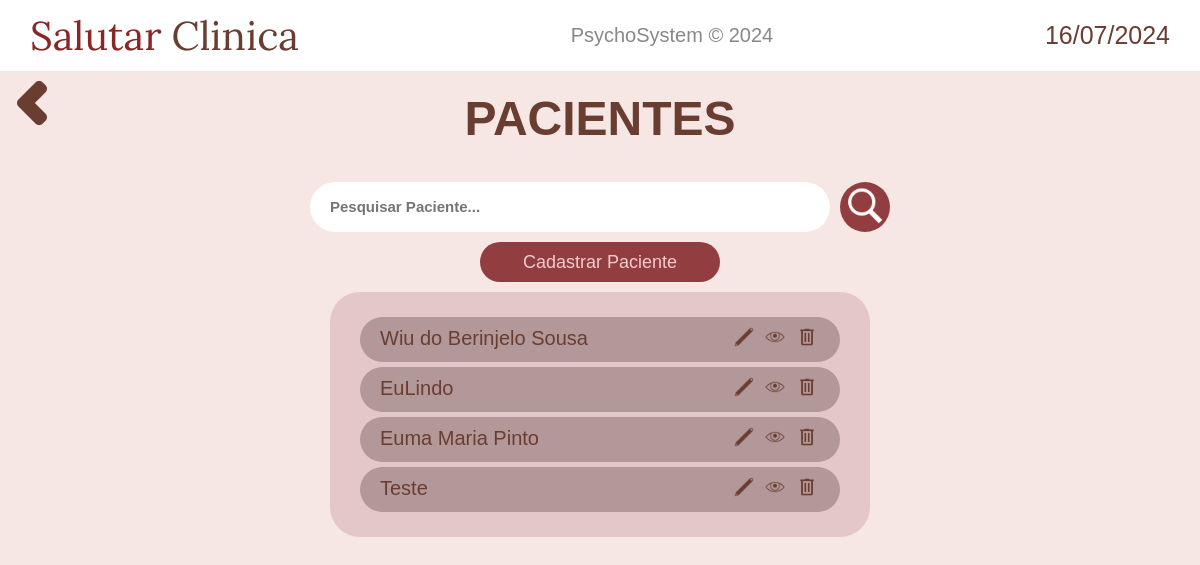
The app's page /pacientes/ (signed in), older data.
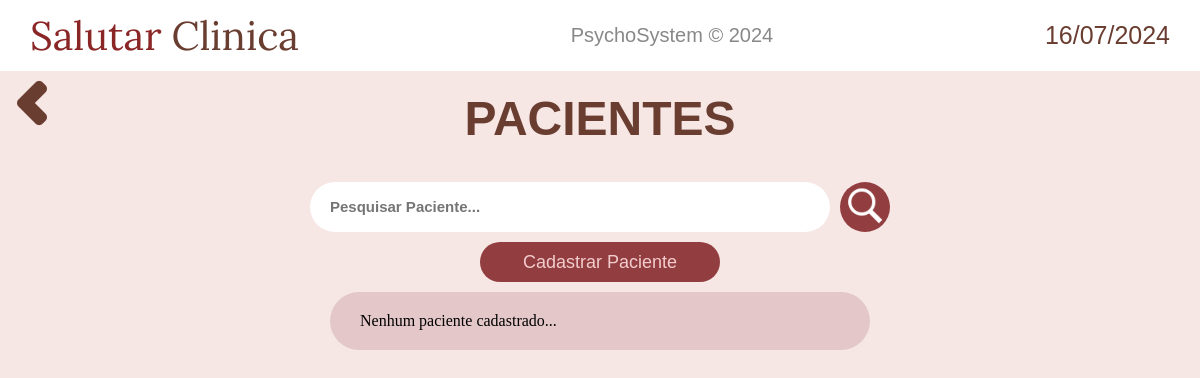
The same page, newer data.
### pacientes/models.py (models this page shows)
class Paciente(models.Model):
    nome = models.CharField(max_length=50)
    cpf = models.CharField(max_length=20, primary_key=True)
    rg = models.CharField(max_length=20)
    data_nascimento = models.DateField()
    rua = models.CharField(max_length=50, blank=True)
    bairro = models.CharField(max_length=50, blank=True)
    numero = models.CharField(max_length=5, blank=True)
    complemento = models.TextField(blank=True)
    cep = models.CharField(max_length=20, blank=True)
    ponto_referencia = models.TextField(blank=True)
    nome_mae = models.CharField(max_length=50, blank=True)
    nome_pai = models.CharField(max_length=50, blank=True)
    telefone = models.CharField(max_length=20)

### pacientes/views.py (the view)
# urls.py: path('', views.display, name="display_pacientes"),
@login_required(login_url='home:login')
def display(request):
    pacientes = Paciente.objects.all()
    context_ = {
        'data_atual': data_atual,
        'pacientes': pacientes,
    }
    return render(request, 'pacientes/display.html', context_)

### pacientes/templates/pacientes/display.html (shortened to what this page needs)
{% extends 'base.html' %}
{% load static %}
{% block content %}
<div style="display: flex;">
    <a href="{% url 'home:navegacao' %}" class="return-button"><img src="{% static 'home/imagens/chevron-left.png' %}" alt=""></a>
    <h2 class="welcome-text"><a href="{% url 'pacientes:display_pacientes' %}">PACIENTES</a></h2>
</div>
<main style="flex-direction: column;">
    <form action="{% url 'pacientes:search' %}" method="get" style="justify-content: center; display: flex;">
        <input class="pesquisar-pacientes" type="text" id="search" name="q" placeholder="Pesquisar Paciente...">
        <button type="submit" class="pesquisar-button">
            <img src="{% static 'pacientes/imagens/pesquisar-icon.png' %}" height="40" alt="">
        </button>
    </form>
    <a class="add-paciente-button" href="{% url 'pacientes:cadastro_paciente' %}">
        Cadastrar Paciente
    </a>
    <div class="mostrar-pacientes-container">
        {% if pacientes %}
            {% for paciente in pacientes %}
            <div class="paciente-exibido">
                <h4 style="font-weight: 500;">{{ paciente.nome }}</h4>
                <div class="icones-paciente">
                    <a href="{% url 'pacientes:editar_paciente' paciente.cpf %}" style="margin: 0 3px;">
                        <img height="20" src="{% static 'pacientes/imagens/editar-icon.png' %}" alt="">
                    </a>
                    <a href="{% url 'pacientes:infos' paciente.cpf %}" style="margin: 0 3px;">
                        <img height="20" src="{% static 'pacientes/imagens/ver-icon.png' %}" alt="">
                    </a>
                    <a href="#" class="opcao-deletar" style="margin: 0 3px;">
                        <img height="20" src="{% static 'pacientes/imagens/excluir-icon.png' %}" alt="">
                    </a>
                </div>
            </div>
            {% endfor %}
        {% else %}
            <h4 style="font-weight: 500;">Nenhum paciente cadastrado...</h4>
        {% endif %}
    </div>
</main>
{% endblock content %}

Row changes from the older to the newer data that the page shows:
removed Paciente: nome "Wiu do Berinjelo Sousa"
removed Paciente: nome "EuLindo"
removed Paciente: nome "Euma Maria Pinto"
removed Paciente: nome "Teste"
Text that changed along with them:
text now shown: "Nenhum paciente cadastrado..."
